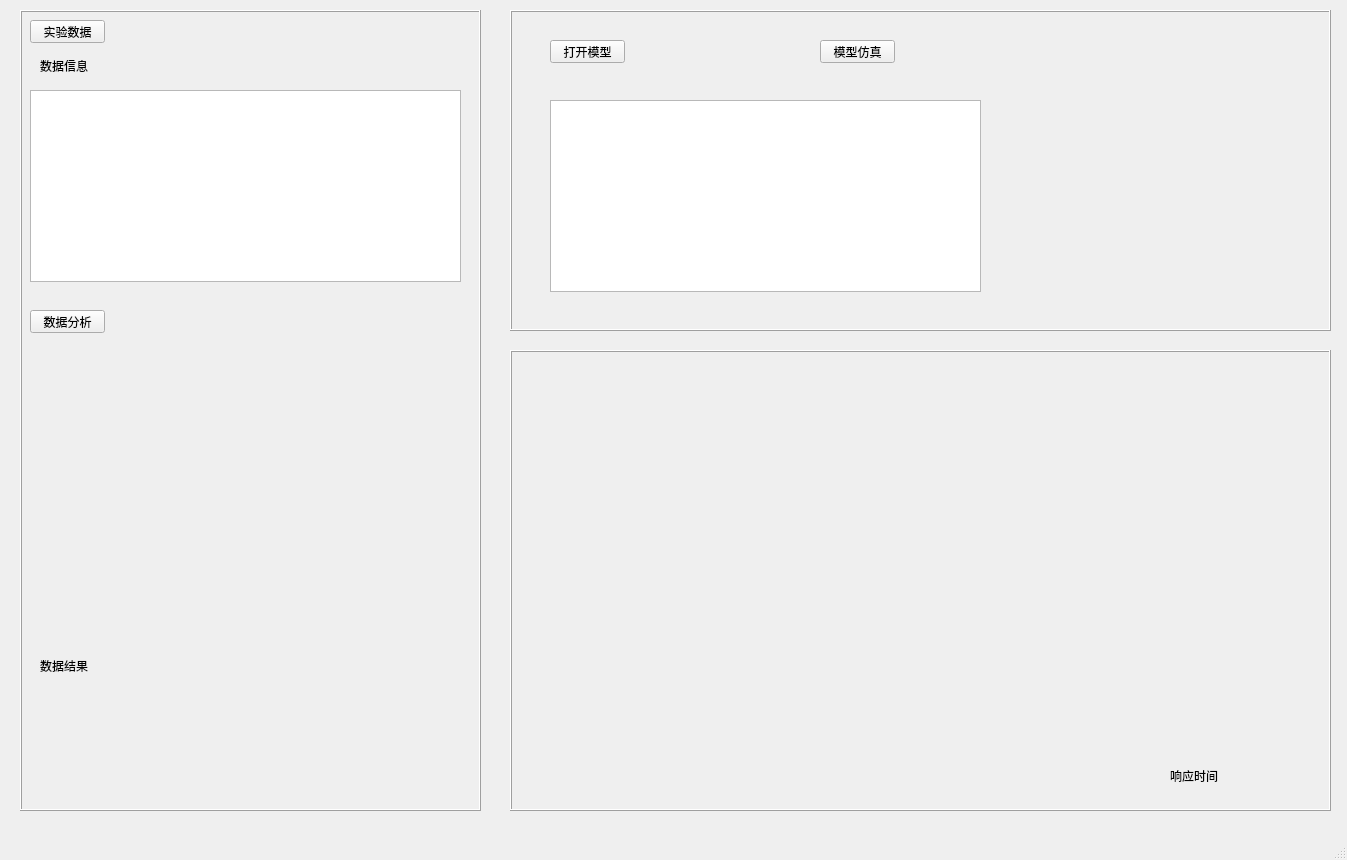
<?xml version="1.0" encoding="UTF-8"?>
<ui version="4.0">
 <class>MainWindow</class>
 <widget class="QMainWindow" name="MainWindow">
  <property name="geometry">
   <rect>
    <x>0</x>
    <y>0</y>
    <width>1347</width>
    <height>860</height>
   </rect>
  </property>
  <property name="windowTitle">
   <string>PVT警觉性认知特性参数化及认知建模</string>
  </property>
  <widget class="QWidget" name="centralwidget">
   <widget class="QPushButton" name="pushButton">
    <property name="geometry">
     <rect>
      <x>550</x>
      <y>40</y>
      <width>75</width>
      <height>23</height>
     </rect>
    </property>
    <property name="text">
     <string>打开模型</string>
    </property>
   </widget>
   <widget class="QLabel" name="label">
    <property name="geometry">
     <rect>
      <x>40</x>
      <y>60</y>
      <width>54</width>
      <height>12</height>
     </rect>
    </property>
    <property name="text">
     <string>数据信息</string>
    </property>
   </widget>
   <widget class="QPushButton" name="pushButton_2">
    <property name="geometry">
     <rect>
      <x>30</x>
      <y>20</y>
      <width>75</width>
      <height>23</height>
     </rect>
    </property>
    <property name="text">
     <string>实验数据</string>
    </property>
   </widget>
   <widget class="QFrame" name="frame">
    <property name="geometry">
     <rect>
      <x>20</x>
      <y>10</y>
      <width>461</width>
      <height>801</height>
     </rect>
    </property>
    <property name="frameShape">
     <enum>QFrame::Box</enum>
    </property>
    <property name="frameShadow">
     <enum>QFrame::Raised</enum>
    </property>
    <widget class="QPushButton" name="pushButton_3">
     <property name="geometry">
      <rect>
       <x>10</x>
       <y>300</y>
       <width>75</width>
       <height>23</height>
      </rect>
     </property>
     <property name="text">
      <string>数据分析</string>
     </property>
    </widget>
    <widget class="QLabel" name="label_3">
     <property name="geometry">
      <rect>
       <x>20</x>
       <y>650</y>
       <width>54</width>
       <height>12</height>
      </rect>
     </property>
     <property name="text">
      <string>数据结果</string>
     </property>
    </widget>
    <widget class="QWidget" name="verticalLayoutWidget">
     <property name="geometry">
      <rect>
       <x>10</x>
       <y>350</y>
       <width>431</width>
       <height>281</height>
      </rect>
     </property>
     <layout class="QVBoxLayout" name="verticalLayout"/>
    </widget>
   </widget>
   <widget class="QFrame" name="frame_2">
    <property name="geometry">
     <rect>
      <x>510</x>
      <y>350</y>
      <width>821</width>
      <height>461</height>
     </rect>
    </property>
    <property name="frameShape">
     <enum>QFrame::Box</enum>
    </property>
    <property name="frameShadow">
     <enum>QFrame::Raised</enum>
    </property>
    <widget class="QLabel" name="label_4">
     <property name="geometry">
      <rect>
       <x>370</x>
       <y>190</y>
       <width>71</width>
       <height>71</height>
      </rect>
     </property>
     <property name="text">
      <string/>
     </property>
     <property name="pixmap">
      <pixmap>imgs/vigilancecross.jpg</pixmap>
     </property>
    </widget>
    <widget class="QLabel" name="label_2">
     <property name="geometry">
      <rect>
       <x>660</x>
       <y>420</y>
       <width>54</width>
       <height>12</height>
      </rect>
     </property>
     <property name="text">
      <string>响应时间</string>
     </property>
    </widget>
   </widget>
   <widget class="QFrame" name="frame_3">
    <property name="geometry">
     <rect>
      <x>510</x>
      <y>10</y>
      <width>821</width>
      <height>321</height>
     </rect>
    </property>
    <property name="frameShape">
     <enum>QFrame::Box</enum>
    </property>
    <property name="frameShadow">
     <enum>QFrame::Raised</enum>
    </property>
    <widget class="QPushButton" name="pushButton_4">
     <property name="geometry">
      <rect>
       <x>310</x>
       <y>30</y>
       <width>75</width>
       <height>23</height>
      </rect>
     </property>
     <property name="text">
      <string>模型仿真</string>
     </property>
    </widget>
    <widget class="QTextBrowser" name="textBrowser_3">
     <property name="geometry">
      <rect>
       <x>40</x>
       <y>90</y>
       <width>431</width>
       <height>192</height>
      </rect>
     </property>
    </widget>
   </widget>
   <widget class="QGraphicsView" name="graphicsView">
    <property name="geometry">
     <rect>
      <x>30</x>
      <y>90</y>
      <width>431</width>
      <height>192</height>
     </rect>
    </property>
   </widget>
   <zorder>frame_3</zorder>
   <zorder>frame</zorder>
   <zorder>pushButton</zorder>
   <zorder>label</zorder>
   <zorder>pushButton_2</zorder>
   <zorder>frame_2</zorder>
   <zorder>graphicsView</zorder>
  </widget>
  <widget class="QMenuBar" name="menubar">
   <property name="geometry">
    <rect>
     <x>0</x>
     <y>0</y>
     <width>1347</width>
     <height>26</height>
    </rect>
   </property>
  </widget>
  <widget class="QStatusBar" name="statusbar"/>
 </widget>
 <resources/>
 <connections/>
</ui>
